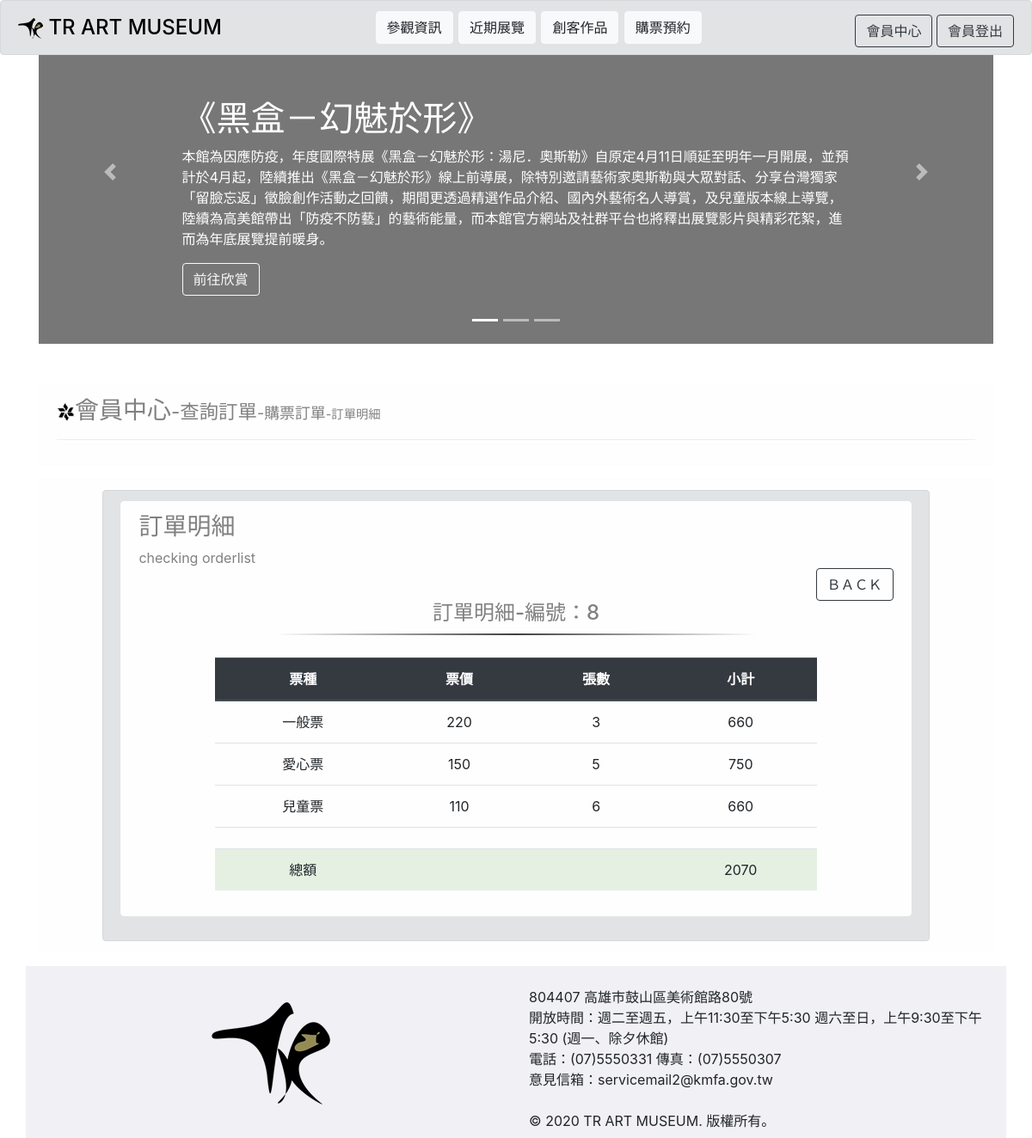
Screenshot of /looktitcketorderlist.php?toid=8 (signed in) with the database file from the repository.
### tables this page shows
CREATE TABLE `ticketorderlist` (
  `tolid` int(11) NOT NULL,
  `toid` varchar(200) NOT NULL,
  `species` varchar(200) NOT NULL,
  `num` varchar(200) NOT NULL
);

### looktitcketorderlist.php (the view, shortened to what this page needs)
<?php
  $userid =$_GET["userid"];
  $toid =$_GET["toid"];
  $user_type = $_SESSION["user_type"];
?>
<!doctype html>
<html lang="en">
  <head>
    <link rel="stylesheet" href="https://stackpath.bootstrapcdn.com/bootstrap/4.5.2/css/bootstrap.min.css">
  </head>
  <body>
<?php require "includes/menu.php";?>
<div class="container" style="margin:0px auto">
   <?php require "includes/exhibition.php";?>
    <br>
<br>
<?php
if ($user_type==NULL) {
?>
  <div class="alert alert-light" role="alert">
    <tr><td><h3><img src="pc/Sign5.png">會員中心</h3></td></tr>
    <hr>
  </div>
<div class="alert alert-light" role="alert" style="width: 100%">
  <div class="alert alert-secondary" role="alert" style="width:60%;margin:0 auto;">
<table align="center" width="50%">
  <tr><td>
    <form method=POST action=loginin.php>
      <div class="form-group">
        <label for="exampleInputEmail1">會員帳號</label>
        <?php
        echo "
        <input type='email' class='form-control' id='exampleInputEmail1' aria-describedby='emailHelp' value='$userid' name='userid'>
        ";
        ?>
        <small id="emailHelp" class="form-text text-muted">We'll never share your email with anyone else.</small>
      </div>
      <div class="form-group">
        <label for="exampleInputPassword1">密碼</label>
        <input type="password" class="form-control" id="exampleInputPassword1" name="pass">
      </div>
      <div class="form-group form-check">
        <input type="checkbox" class="form-check-input" id="exampleCheck1">
        <label class="form-check-label" for="exampleCheck1">Check me out</label>
      </div>
      <P align="center"><button type="submit" class="btn btn-dark" >登入</button></P>
      <P align="center"><a href="page005-1.php"  class="btn btn-link">尚未註冊?</a></P>
    </form>
  </td></tr>
</table>
</div>
</div>
<?php } else{  ?>
<div class="alert alert-light" role="alert">
    <tr><td><h3><img src="pc/Sign5.png">會員中心<small>-查詢訂單<small>-購票訂單<small>-訂單明細</small></small></small></h3></td></tr>
    <hr>
  </div>
<div class="alert alert-light" role="alert" style="width: 100%">
  <div class="alert alert-secondary" role="alert" style="width:90%;margin:0 auto;">
    <div class="alert alert-light" role="alert">
            <h3>訂單明細</h3>checking orderlist
            <div align="right">
               <a href="page005-2-2-1.php"><button type="button" class="btn btn-outline-dark">ＢＡＣＫ</button></a>
            </div>
            <div  role="alert" align="center">
                <h4  class="alert-heading">訂單明細-編號：<?php echo "$toid"; ?></h4>
                <table align="center" width="80%">
                  <tr>
                    <td colspan="2">
                      <hr style="width:80%;margin:0 auto;border: 0;height: 2px;background-image: linear-gradient(to right, rgba(0, 0, 0, 0), rgba(0, 0, 0, 0.75), rgba(0, 0, 0, 0))";>
                      <br>
                    </td>
                  </tr>
                  <tr align="center">
                    <td>
                      <?php
                       require "includes/db.php";
                    $sql = "SELECT * FROM ticketorderlist WHERE toid='$toid'";
                    $result = $conn->query($sql);
                    if ($result->num_rows > 0) {
                            echo "    <table class='table'>";
                            echo "        <thead class='thead-dark'>";
                            echo "            <tr align='center'>";
                            echo "                <th scope='col'>票種</th>";
                            echo "                <th scope='col'>票價</th>";
                            echo "                <th scope='col'>張數</th>";
                            echo "                <th scope='col'>小計</th>";
                            echo "            </tr>";
                            echo "        </thead>";
                            echo "        <tbody>";
                        while($row = $result->fetch_assoc()) {
                            $species = $row["species"];
                            $num = $row["num"];
                            $total =  $species*$num ;
                            $totall = $total + $totall ;
                            echo "            <tr align='center'>";
                            echo "                <td>";
                            if($species==220){ echo "一般票"; }
                            elseif ($species==150) {echo "愛心票";}
                            elseif ($species==180) {echo "軍警票";}
                            elseif ($species==110) {echo "兒童票";}
                            echo "                </td>";
                            echo "                <td>$species</td>";
                            echo "                <td>$num</td>";
                            echo "                <td>$total</td>";
                            echo "            </tr>";
                        }
                        echo "<tr><td colspan='4' height='1px'></td></tr>";
                        echo "<tr><td align='center' bgcolor='#e5f0e3'>總額</td>";
                        echo "<td align='center' bgcolor='#e5f0e3'></td>";
                        echo "<td align='center' bgcolor='#e5f0e3'></td>";
                        echo "<td align='center' bgcolor='#e5f0e3'>$totall</td></tr>";
                        echo "        </tbody>";
                        echo "    </table>";
                    }
                      ?>
                    </td>
                  </tr>
                </table>
            </div>
          </div>
</div>
</div>
<?php } ?>
 <?php require "includes/footer.php";?>
</div>
</body>
</html>

### rows the page displays
ticketorderlist: shows "一般票", species "220", num "3", total "660"
ticketorderlist: shows "愛心票", species "150", num "5", total "750"
ticketorderlist: shows "兒童票", species "110", num "6", total "660"

### other values shown
$toid "8"
$totall "2070"
